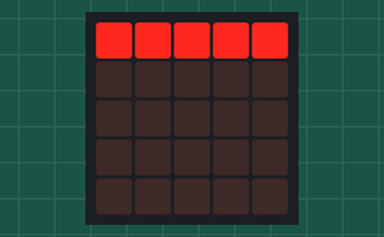
This program was run on a simulated BBC micro:bit (MakeCode). Shown: the board's 5×5 LED display. Random numbers come from a fixed seed.

Above: at 0.22 s.
At 5.17 s:
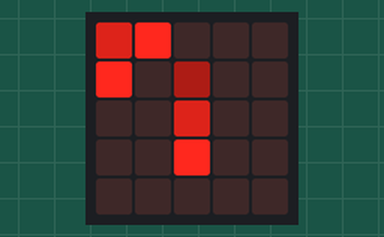
At 10.12 s:
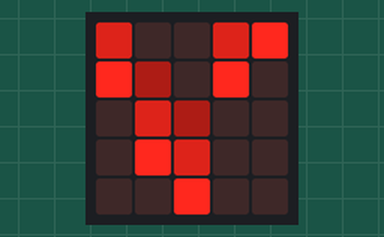
At 20.03 s:
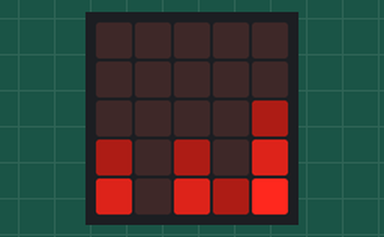
At 29.93 s:
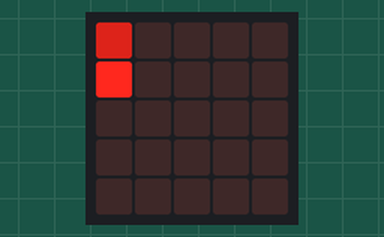
At 39.83 s:
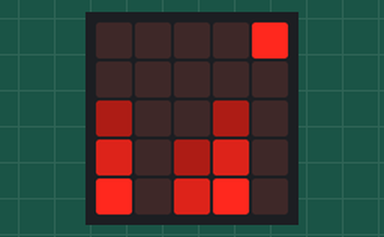

The program:

main.ts
```typescript
let lum = [255, 150, 50]
let x: number[] = []
for (let var1 = 0; var1 <= 4; var1++) {
    x.push(0)
}
let temps1 = 150
let temps2 = input.runningTime()
while (true) {
    if (input.runningTime() - temps2 >= temps1) {
        temps2 = input.runningTime()
        for (let y = 0; y <= 4; y++) {
            for (let var2 = 0; var2 <= x[y]; var2++) {
                if (var2 <= 4) {
                    led.plotBrightness(y, x[y] - var2, lum[var2])
                } else {
                    led.plotBrightness(y, x[y] - var2, 0)
                }
            }
            if (x[y] <= 8) {
                x[y] = x[y] + 1
            } else if (randint(0, 101) > 80) {
                x[y] = 0
            }
        }
    } else {
        basic.pause(temps1 - (input.runningTime() - temps2))
    }
}
```

test.ts
```typescript
// les tests vont ici ; cela ne sera pas compilé si ce paquet est utilisé en tant qu'extension.
```
